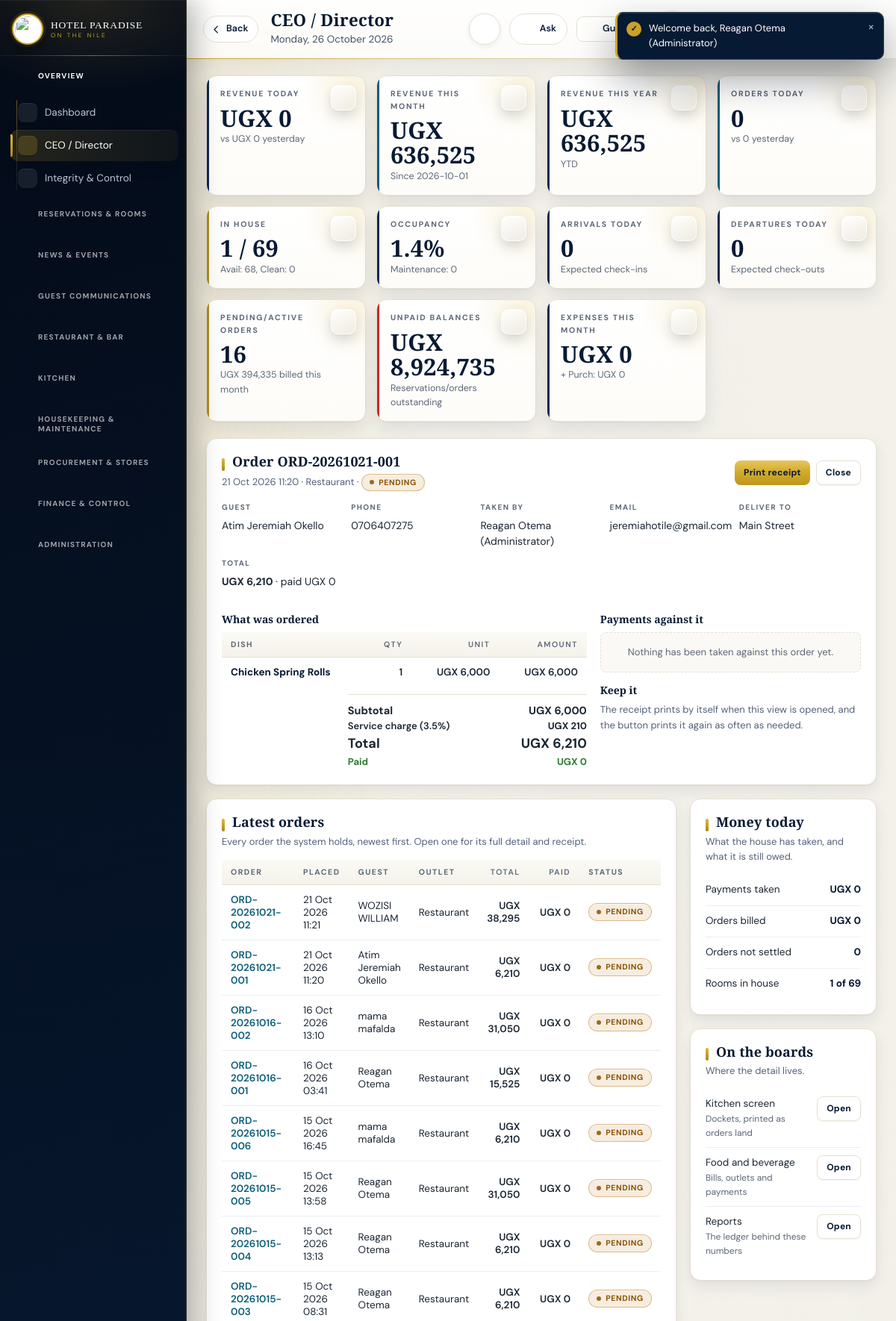
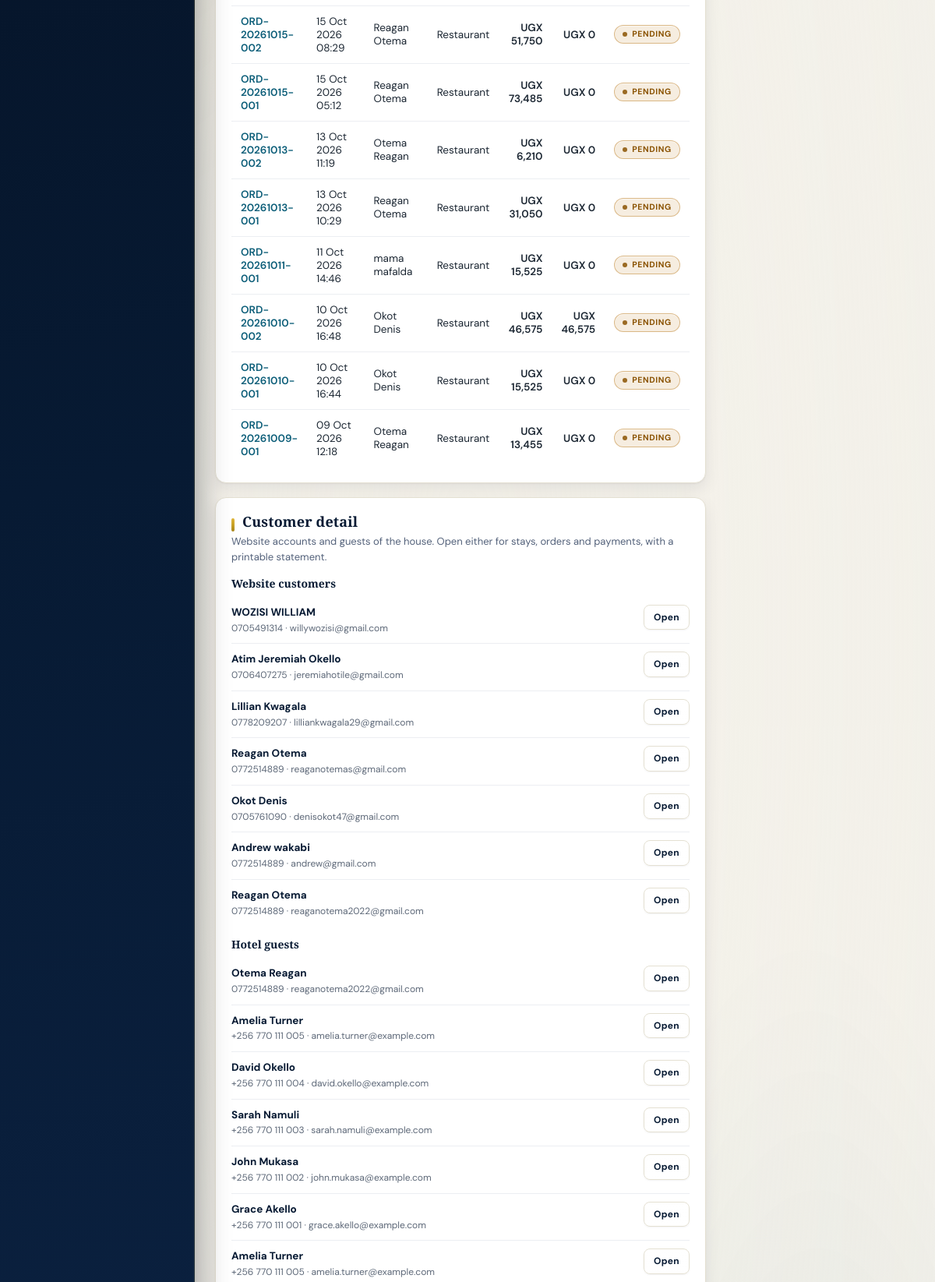
The app's page /backend-php/index.php?page=overview&order=15 (signed in, upper part) with its own data (2 pictures, top to bottom).
### tables this page shows
CREATE TABLE `orders` (
  `id` bigint(20) UNSIGNED NOT NULL,
  `hotel_id` bigint(20) UNSIGNED NOT NULL,
  `user_id` bigint(20) UNSIGNED NOT NULL,
  `shift_id` bigint(20) UNSIGNED DEFAULT NULL,
  `order_number` varchar(60) NOT NULL,
  `outlet` enum('restaurant','bar','room_service') NOT NULL,
  `order_type` enum('table','room','takeaway','delivery') NOT NULL,
  `table_name` varchar(60) DEFAULT NULL,
  `room_id` bigint(20) UNSIGNED DEFAULT NULL,
  `customer_name` varchar(160) DEFAULT NULL,
  `customer_phone` varchar(40) DEFAULT NULL,
  `customer_email` varchar(190) DEFAULT NULL,
  `delivery_address` varchar(255) DEFAULT NULL,
  `delivery_notes` text DEFAULT NULL,
  `status` enum('pending','accepted','preparing','ready','served','partially_paid','paid','cancelled') DEFAULT 'pending',
  `discount` decimal(14,2) DEFAULT 0.00,
  `subtotal` decimal(14,2) DEFAULT 0.00,
  `tax` decimal(14,2) DEFAULT 0.00,
  `total` decimal(14,2) DEFAULT 0.00,
  `created_at` timestamp NULL DEFAULT NULL,
  `deleted_at` timestamp NULL DEFAULT NULL,
  `deleted_by` bigint(20) UNSIGNED DEFAULT NULL
);

CREATE TABLE `users` (
  `id` bigint(20) UNSIGNED NOT NULL,
  `hotel_id` bigint(20) UNSIGNED DEFAULT NULL,
  `name` varchar(190) NOT NULL,
  `email` varchar(190) DEFAULT NULL,
  `phone` varchar(50) DEFAULT NULL,
  `password_hash` varchar(255) NOT NULL,
  `status` enum('pending','active','suspended') DEFAULT 'pending',
  `created_at` timestamp NULL DEFAULT NULL,
  `updated_at` timestamp NULL DEFAULT NULL,
  `profile_image` varchar(255) DEFAULT NULL,
  `last_login_at` datetime DEFAULT NULL,
  `password_changed_at` datetime DEFAULT NULL,
  `deleted_at` timestamp NULL DEFAULT NULL,
  `deleted_by` bigint(20) UNSIGNED DEFAULT NULL
);

CREATE TABLE `order_items` (
  `id` bigint(20) UNSIGNED NOT NULL,
  `order_id` bigint(20) UNSIGNED NOT NULL,
  `menu_item_id` bigint(20) UNSIGNED NOT NULL,
  `quantity` decimal(12,2) NOT NULL,
  `unit_price` decimal(14,2) NOT NULL,
  `total` decimal(14,2) NOT NULL,
  `notes` text DEFAULT NULL
);

CREATE TABLE `menu_items` (
  `id` bigint(20) UNSIGNED NOT NULL,
  `hotel_id` bigint(20) UNSIGNED NOT NULL,
  `category_id` bigint(20) UNSIGNED NOT NULL,
  `name` varchar(190) NOT NULL,
  `description` text DEFAULT NULL,
  `price` decimal(14,2) DEFAULT NULL,
  `image` varchar(190) DEFAULT NULL,
  `group_name` varchar(120) DEFAULT NULL,
  `sort_order` int(11) NOT NULL DEFAULT 0,
  `active` tinyint(1) DEFAULT 1,
  `stock_tracked` tinyint(1) DEFAULT 1
);

CREATE TABLE `customers` (
  `id` bigint(20) UNSIGNED NOT NULL,
  `hotel_id` bigint(20) UNSIGNED NOT NULL DEFAULT 1,
  `full_name` varchar(160) NOT NULL DEFAULT '',
  `email` varchar(190) NOT NULL,
  `phone` varchar(40) NOT NULL DEFAULT '',
  `password_hash` varchar(255) NOT NULL DEFAULT '',
  `google_sub` varchar(128) DEFAULT NULL,
  `status` varchar(24) NOT NULL DEFAULT 'active',
  `created_at` datetime NOT NULL DEFAULT current_timestamp(),
  `updated_at` datetime NOT NULL DEFAULT current_timestamp() ON UPDATE current_timestamp(),
  `last_login_at` datetime DEFAULT NULL,
  `profile_image` varchar(255) DEFAULT NULL,
  `date_of_birth` date DEFAULT NULL,
  `gender` varchar(20) DEFAULT NULL,
  `nationality` varchar(80) DEFAULT NULL,
  `national_id` varchar(60) DEFAULT NULL,
  `address` varchar(255) DEFAULT NULL,
  `city` varchar(120) DEFAULT NULL,
  `country` varchar(120) DEFAULT NULL,
  `postcode` varchar(20) DEFAULT NULL,
  `company` varchar(160) DEFAULT NULL,
  `job_title` varchar(120) DEFAULT NULL,
  `preferred_language` varchar(20) DEFAULT NULL,
  `dietary_preferences` varchar(255) DEFAULT NULL,
  `room_preferences` varchar(255) DEFAULT NULL,
  `marketing_opt_in` tinyint(1) NOT NULL DEFAULT 0,
  `emergency_contact_name` varchar(160) DEFAULT NULL,
  `emergency_contact_phone` varchar(40) DEFAULT NULL,
  `notes` text DEFAULT NULL,
  `deleted_at` timestamp NULL DEFAULT NULL,
  `deleted_by` bigint(20) UNSIGNED DEFAULT NULL
);

CREATE TABLE `guests` (
  `id` bigint(20) UNSIGNED NOT NULL,
  `user_id` bigint(20) UNSIGNED DEFAULT NULL,
  `hotel_id` bigint(20) UNSIGNED NOT NULL,
  `full_name` varchar(190) NOT NULL,
  `phone` varchar(50) DEFAULT NULL,
  `email` varchar(190) DEFAULT NULL,
  `nationality` varchar(100) DEFAULT NULL,
  `id_type` varchar(50) DEFAULT NULL,
  `id_number` varchar(100) DEFAULT NULL,
  `created_at` timestamp NULL DEFAULT NULL,
  `updated_at` timestamp NULL DEFAULT NULL,
  `deleted_at` timestamp NULL DEFAULT NULL,
  `deleted_by` bigint(20) UNSIGNED DEFAULT NULL
);

### backend-php/modules/overview.php (the view, shortened to what this page needs)
<?php
function order_full(int $id): ?array{
 $o=row("SELECT o.*,(SELECT oi.notes FROM order_items oi WHERE oi.order_id=o.id AND oi.notes<>'' ORDER BY oi.id LIMIT 1) any_notes,
  (SELECT COALESCE(SUM(p.amount),0) FROM payments p WHERE p.order_id=o.id AND p.status='successful') paid,
  u.name taken_by
  FROM orders o LEFT JOIN users u ON u.id=o.user_id WHERE o.id=?",[$id]);
 $o['lines']=rows('SELECT oi.quantity,oi.unit_price,oi.total,oi.notes,mi.name FROM order_items oi LEFT JOIN menu_items mi ON mi.id=oi.menu_item_id WHERE oi.order_id=? ORDER BY oi.id',[$id]);
 $o['payments']=rows("SELECT p.amount,p.method,p.status,p.created_at,u.name who FROM payments p LEFT JOIN users u ON u.id=p.user_id WHERE p.order_id=? ORDER BY p.id",[$id]);
 return $o;
}
function phone_key(?string $p): string{
 $d=preg_replace('/\D/','',(string)$p);
 return strlen($d)>9?substr($d,-9):$d;
}
$order=null;$viewOrder=(int)($_GET['order']??0);
if($viewOrder) $order=order_full($viewOrder);
$orders=rows("SELECT o.id,o.order_number,o.outlet,o.order_type,o.status,o.total,o.created_at,
 (SELECT COALESCE(SUM(p.amount),0) FROM payments p WHERE p.order_id=o.id AND p.status='successful') paid,
 (SELECT oi.notes FROM order_items oi WHERE oi.order_id=o.id AND oi.notes<>'' ORDER BY oi.id LIMIT 1) any_notes
 FROM orders o ORDER BY o.id DESC LIMIT 20");
$recentCustomers=rows('SELECT id,full_name,phone,email,created_at FROM customers ORDER BY id DESC LIMIT 12');
$recentGuests=rows('SELECT id,full_name,phone,email,created_at FROM guests ORDER BY id DESC LIMIT 12');
echo '<div class="kpis">';
echo '</div>';
if($order){
 $g=order_customer($order['any_notes']??null);
 echo '<div class="panel"><div class="toolbar" style="margin-bottom:14px">';
 echo '<div><h2>Order '.e($order['order_number']).'</h2><p class="hint" style="margin:0">'.fmtdt($order['created_at']).' &middot; '.e(ucfirst((string)$order['outlet'])).' &middot; '.status_badge($order['status']).'</p></div>';
 echo '<div class="bar"><button class="btn sm" type="button" onclick="printReceipt(\'order-'.(int)$order['id'].'\')">Print receipt</button>';
 echo '<a class="btnGhost sm" href="'.BASE.'/index.php?page=overview">Close</a></div></div>';
 echo '<div class="res-meta" style="margin-bottom:16px">';
 echo '<div class="field" style="margin:0"><label>Guest</label><div>'.e($g['name']??'Counter order').'</div></div>';
 if($g) echo '<div class="field" style="margin:0"><label>Phone</label><div><a href="'.BASE.'/index.php?page=overview&amp;customer='.(int)(val('SELECT id FROM customers WHERE phone LIKE ?',['%'.phone_key($g['phone']).'%'])?:0).'">'.e($g['phone']).'</a></div></div>';
 echo '<div class="field" style="margin:0"><label>Taken by</label><div>'.e($order['taken_by']??'Website').'</div></div>';
 $d=order_delivery($order);
 if($d['email']) echo '<div class="field" style="margin:0"><label>Email</label><div>'.e($d['email']).'</div></div>';
 if($d['address']) echo '<div class="field" style="margin:0"><label>Deliver to</label><div>'.e($d['address']).'</div></div>';
 echo '<div class="field" style="margin:0"><label>Total</label><div><b>'.money($order['total']).'</b> &middot; paid '.money($order['paid']).'</div></div>';
 echo '</div>';
 echo '<div class="twoCol"><div>';
 echo '<h3>What was ordered</h3><table class="tbl"><thead><tr><th>Dish</th><th class="num">Qty</th><th class="num">Unit</th><th class="num">Amount</th></tr></thead><tbody>';
 foreach($order['lines'] as $l){
  $note=prep_note($l['notes']??null);
  echo '<tr><td><b>'.e($l['name']??'Item removed').'</b>'.($note?'<br><small>'.e($note).'</small>':'').'</td>';
  echo '<td class="num">'.rtrim(rtrim(number_format((float)$l['quantity'],2,'.',''),'0'),'.').'</td><td class="num">'.money($l['unit_price']).'</td><td class="num">'.money($l['total']).'</td></tr>';
 }
 echo '</tbody></table>';
 echo '<div class="totals" style="max-width:320px;margin-left:auto">';
 echo '<div class="tt"><span>Subtotal</span><b>'.money($order['subtotal']).'</b></div>';
 if((float)$order['tax']>0) echo '<div class="tt" style="font-size:13px;font-weight:600"><span>Service charge (3.5%)</span><b>'.money($order['tax']).'</b></div>';
 echo '<div class="tt" style="font-size:18px"><span>Total</span><b>'.money($order['total']).'</b></div>';
 echo '<div class="tt" style="font-size:13px;color:#2e7d32"><span>Paid</span><b>'.money($order['paid']).'</b></div>';
 echo '</div></div>';
 echo '<div>';
 echo '<h3>Payments against it</h3>';
 if(!count($order['payments'])) echo '<p class="emptyLine">Nothing has been taken against this order yet.</p>';
 echo '<h3>Keep it</h3><p class="hint">The receipt prints by itself when this view is opened, and the button prints it again as often as needed.</p>';
 echo '</div></div></div>';
}
echo '<div class="dashGrid"><div>';
echo '<div class="panel"><h2>Latest orders</h2><p class="hint">Every order the system holds, newest first. Open one for its full detail and receipt.</p>';
echo '<table class="tbl"><thead><tr><th>Order</th><th>Placed</th><th>Guest</th><th>Outlet</th><th class="num">Total</th><th class="num">Paid</th><th>Status</th></tr></thead><tbody>';
foreach($orders as $o){
 $g=order_customer($o['any_notes']??null);
 echo '<tr><td><b><a href="'.BASE.'/index.php?page=overview&amp;order='.(int)$o['id'].'">'.e($o['order_number']).'</a></b></td>';
 echo '<td>'.fmtdt($o['created_at']).'</td><td>'.e($g['name']??'Counter').'</td><td>'.e(ucfirst((string)$o['outlet'])).'</td>';
 echo '<td class="num">'.money($o['total']).'</td><td class="num">'.money($o['paid']).'</td><td>'.status_badge($o['status']).'</td></tr>';
}
echo '</tbody></table></div>';
echo '<div class="panel"><h2>Customer detail</h2><p class="hint">Website accounts and guests of the house. Open either for stays, orders and payments, with a printable statement.</p>';
echo '<h3>Website customers</h3><div class="miniList">';
foreach($recentCustomers as $c){
 echo '<div class="li"><span><b><a href="'.BASE.'/index.php?page=overview&amp;customer='.(int)$c['id'].'">'.e($c['full_name']).'</a></b><br><small>'.e($c['phone']??'').' &middot; '.e($c['email']??'').'</small></span>';
 echo '<b><a class="btnGhost sm" href="'.BASE.'/index.php?page=overview&amp;customer='.(int)$c['id'].'">Open</a></b></div>';
}
echo '</div>';
echo '<h3>Hotel guests</h3><div class="miniList">';
foreach($recentGuests as $g){
 echo '<div class="li"><span><b><a href="'.BASE.'/index.php?page=overview&amp;guest='.(int)$g['id'].'">'.e($g['full_name']).'</a></b><br><small>'.e($g['phone']??'').' &middot; '.e($g['email']??'').'</small></span>';
 echo '<b><a class="btnGhost sm" href="'.BASE.'/index.php?page=overview&amp;guest='.(int)$g['id'].'">Open</a></b></div>';
}
echo '</div></div></div>';
echo '<div>';
echo '<div class="panel"><h2>Money today</h2><p class="hint">What the house has taken, and what it is still owed.</p>';
echo '<div class="miniList">';
echo '<div class="li"><span>Payments taken</span><b>'.money($k['today']).'</b></div>';
echo '<div class="li"><span>Orders billed</span><b>'.money($k['billed']).'</b></div>';
echo '<div class="li"><span>Orders not settled</span><b>'.(int)$k['owed'].'</b></div>';
echo '<div class="li"><span>Rooms in house</span><b>'.(int)$k['inhouse'].' of '.(int)$k['rooms'].'</b></div>';
echo '</div></div>';
echo '<div class="panel"><h2>On the boards</h2><p class="hint">Where the detail lives.</p><div class="miniList">';
echo '<div class="li"><span>Kitchen screen<br><small>Dockets, printed as orders land</small></span><b><a class="btnGhost sm" href="'.BASE.'/index.php?page=kitchen">Open</a></b></div>';
echo '<div class="li"><span>Food and beverage<br><small>Bills, outlets and payments</small></span><b><a class="btnGhost sm" href="'.BASE.'/index.php?page=fnb">Open</a></b></div>';
echo '<div class="li"><span>Reports<br><small>The ledger behind these numbers</small></span><b><a class="btnGhost sm" href="'.BASE.'/index.php?page=reports">Open</a></b></div>';
echo '</div></div></div></div>';

### backend-php/app/bootstrap.php (shortened to what this page needs)
<?php
if(!function_exists('hp_config')){
 function hp_config(): array{
  $file=__DIR__.'/../config.php';
  if(!is_readable($file)) return $cfg=[];
  $got=include $file;
  return $cfg=is_array($got)?$got:[];
 }
}
function db_config(): array{
 $fromFile=hp_config();
 $fromConfig=function(string $path) use($fromFile){
  $node=$fromFile;
  foreach(explode('.',$path) as $step){
   if(!is_array($node)||!array_key_exists($step,$node)) return null;
   $node=$node[$step];
  }
  return $node;
 };
 $pick=function(string $path,string $env,string $fallback) use($fromConfig): string{
  $v=getenv($env);
  if(is_string($v)&&$v!=='') return $v;
  $v=$fromConfig($path);
  if(is_string($v)&&$v!=='') return $v;
  return $fallback;
 };
 $host=$pick('db.host','HP_DB_HOST','127.0.0.1');
 $port=$pick('db.port','HP_DB_PORT','');
 return $cfg=[
  'dsn'=>'mysql:host='.$host.($port!==''?';port='.$port:'').';charset=utf8mb4',
  'host'=>$host,'port'=>$port,
  'name'=>$pick('db.name','HP_DB_NAME','hotelpardise_system'),
  'user'=>$pick('db.user','HP_DB_USER','hotelpardise_system'),
  'pass'=>$pick('db.pass','HP_DB_PASS',''),
  'web'=>[
   'name'=>$pick('web_db.name','HP_WEB_DB_NAME','hotelpardise_website'),
   'user'=>$pick('web_db.user','HP_WEB_DB_USER','hotelpardise_website'),
   'pass'=>$pick('web_db.pass','HP_WEB_DB_PASS',''),
  ],
 ];
}
function db_connect(string $dsn,string $dbName,string $user,string $pass): PDO{
  try{
   return new PDO($dsn.';dbname='.$dbName,$user,$pass,[
    PDO::ATTR_ERRMODE=>PDO::ERRMODE_EXCEPTION,
    PDO::ATTR_DEFAULT_FETCH_MODE=>PDO::FETCH_ASSOC
   ]);
  }catch(PDOException $e){
   $reason=db_failure_reason($e,$dbName,$user);
   error_log('[hotel db] cannot open '.$dbName.' as '.$user.'@'.db_config()['host']
    .' [SQLSTATE '.$e->getCode().']: '.$reason);
   throw new RuntimeException($reason,0);
  }
}
function db(): PDO{
  static $pdo=null;
  if($pdo===null){
   $c=db_config();
   try{
    $pdo=db_connect($c['dsn'],$c['name'],$c['user'],$c['pass']);
   }catch(RuntimeException $e){
    db_setup_page($e->getMessage());
   }
  }
  return $pdo;
}
function q(string $sql,array $p=[]){ $st=db()->prepare($sql); $st->execute($p); return $st; }
function rows(string $sql,array $p=[]){ return q($sql,$p)->fetchAll(); }
function row(string $sql,array $p=[]){ $r=q($sql,$p)->fetch(); return $r===false?null:$r; }
function val(string $sql,array $p=[]){ $r=q($sql,$p)->fetchColumn(); return $r===false?null:$r; }
function e($v=null): string{ return htmlspecialchars((string)$v,ENT_QUOTES,'UTF-8'); }
function money($v): string{ return 'UGX '.number_format((float)$v,0); }
function fmtdt($d): string{ return $d?date('d M Y H:i',strtotime((string)$d)):''; }
function badge(string $text,string $tone='grey'): string{
 static $tones=['ok'=>1,'warn'=>1,'bad'=>1,'gold'=>1,'navy'=>1,'blue'=>1,'grey'=>1];
 $t=isset($tones[$tone])?$tone:'grey';
 return '<span class="badge '.e($t).'">'.e($text).'</span>';
}

### records on screen
orders: order_number "ORD-20261021-001", created_at "21 Oct 2026 11:20", outlet "Restaurant", status "PENDING", user.name "Reagan Otema (Administrator)", customer_email "jeremiahotile@gmail.com", delivery_address "Main Street", total "UGX 6,210", subtotal "UGX 6,000", tax "UGX 210", name "Atim Jeremiah Okello", paid "UGX 0"
order_items: menu_item.name "Chicken Spring Rolls", quantity "1", unit_price "UGX 6,000", total "UGX 6,000"
orders: order_number "ORD-20261021-002", created_at "21 Oct 2026 11:21", name "WOZISI WILLIAM", outlet "Restaurant", total "UGX 38,295", paid "UGX 0", status "PENDING"
orders: order_number "ORD-20261016-002", created_at "16 Oct 2026 13:10", name "mama mafalda", outlet "Restaurant", total "UGX 31,050", paid "UGX 0", status "PENDING"
orders: order_number "ORD-20261016-001", created_at "16 Oct 2026 03:41", name "Reagan Otema", outlet "Restaurant", total "UGX 15,525", paid "UGX 0", status "PENDING"
orders: order_number "ORD-20261015-006", created_at "15 Oct 2026 16:45", name "mama mafalda", outlet "Restaurant", total "UGX 6,210", paid "UGX 0", status "PENDING"
orders: order_number "ORD-20261015-005", created_at "15 Oct 2026 13:58", name "Reagan Otema", outlet "Restaurant", total "UGX 31,050", paid "UGX 0", status "PENDING"
orders: order_number "ORD-20261015-004", created_at "15 Oct 2026 13:13", name "Reagan Otema", outlet "Restaurant", total "UGX 6,210", paid "UGX 0", status "PENDING"
orders: order_number "ORD-20261015-003", created_at "15 Oct 2026 08:31", name "Reagan Otema", outlet "Restaurant", total "UGX 6,210", paid "UGX 0", status "PENDING"
orders: order_number "ORD-20261015-002", created_at "15 Oct 2026 08:29", name "Reagan Otema", outlet "Restaurant", total "UGX 51,750", paid "UGX 0", status "PENDING"
orders: order_number "ORD-20261015-001", created_at "15 Oct 2026 05:12", name "Reagan Otema", outlet "Restaurant", total "UGX 73,485", paid "UGX 0", status "PENDING"
orders: order_number "ORD-20261013-002", created_at "13 Oct 2026 11:19", name "Otema Reagan", outlet "Restaurant", total "UGX 6,210", paid "UGX 0", status "PENDING"
orders: order_number "ORD-20261013-001", created_at "13 Oct 2026 10:29", name "Reagan Otema", outlet "Restaurant", total "UGX 31,050", paid "UGX 0", status "PENDING"
orders: order_number "ORD-20261011-001", created_at "11 Oct 2026 14:46", name "mama mafalda", outlet "Restaurant", total "UGX 15,525", paid "UGX 0", status "PENDING"
orders: order_number "ORD-20261010-002", created_at "10 Oct 2026 16:48", name "Okot Denis", outlet "Restaurant", total "UGX 46,575", paid "UGX 46,575", status "PENDING"
orders: order_number "ORD-20261010-001", created_at "10 Oct 2026 16:44", name "Okot Denis", outlet "Restaurant", total "UGX 15,525", paid "UGX 0", status "PENDING"
orders: order_number "ORD-20261009-001", created_at "09 Oct 2026 12:18", name "Otema Reagan", outlet "Restaurant", total "UGX 13,455", paid "UGX 0", status "PENDING"
customers: full_name "WOZISI WILLIAM", phone "0705491314", email "willywozisi@gmail.com"
customers: full_name "Atim Jeremiah Okello", phone "0706407275", email "jeremiahotile@gmail.com"
customers: full_name "Lillian Kwagala", phone "0778209207", email "lilliankwagala29@gmail.com"
customers: full_name "Reagan Otema", phone "0772514889", email "reaganotemas@gmail.com"
customers: full_name "Okot Denis", phone "0705761090", email "denisokot47@gmail.com"
customers: full_name "Andrew wakabi", phone "0772514889", email "andrew@gmail.com"
customers: full_name "Reagan Otema", phone "0772514889", email "reaganotema2022@gmail.com"
guests: full_name "Otema Reagan", phone "0772514889", email "reaganotema2022@gmail.com"
guests: full_name "Amelia Turner", phone "+256 770 111 005", email "amelia.turner@example.com"
guests: full_name "David Okello", phone "+256 770 111 004", email "david.okello@example.com"
guests: full_name "Sarah Namuli", phone "+256 770 111 003", email "sarah.namuli@example.com"
guests: full_name "John Mukasa", phone "+256 770 111 002", email "john.mukasa@example.com"
guests: full_name "Grace Akello", phone "+256 770 111 001", email "grace.akello@example.com"
guests: full_name "Amelia Turner", phone "+256 770 111 005", email "amelia.turner@example.com"

### other values on screen
$group['label'] "OVERVIEW"
$label "Dashboard"
$label "CEO / Director"
$label "Integrity & Control"
$group['label'] "RESERVATIONS & ROOMS"
$group['label'] "NEWS & EVENTS"
$group['label'] "GUEST COMMUNICATIONS"
$group['label'] "RESTAURANT & BAR"
$group['label'] "KITCHEN"
$group['label'] "HOUSEKEEPING & MAINTENANCE"
$group['label'] "PROCUREMENT & STORES"
$group['label'] "FINANCE & CONTROL"
$group['label'] "ADMINISTRATION"
$title "CEO / Director"
$sub "Monday, 26 October 2026"
